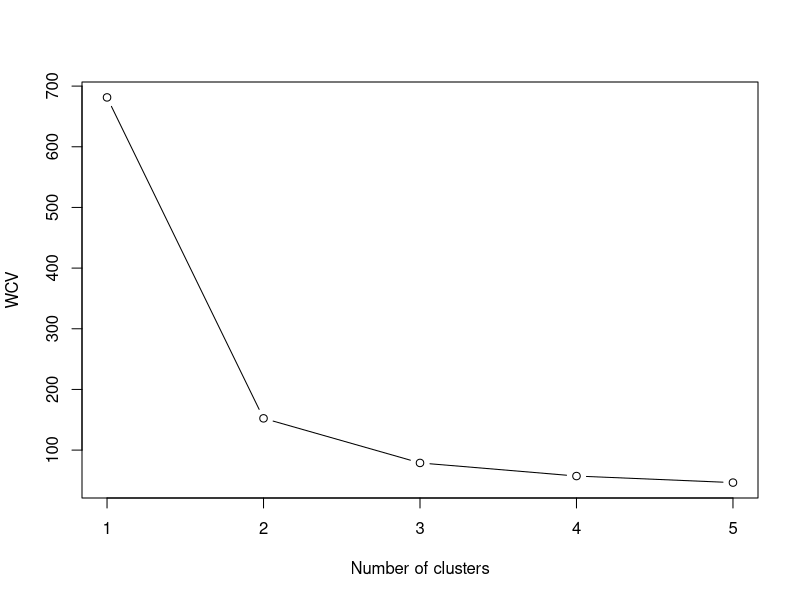
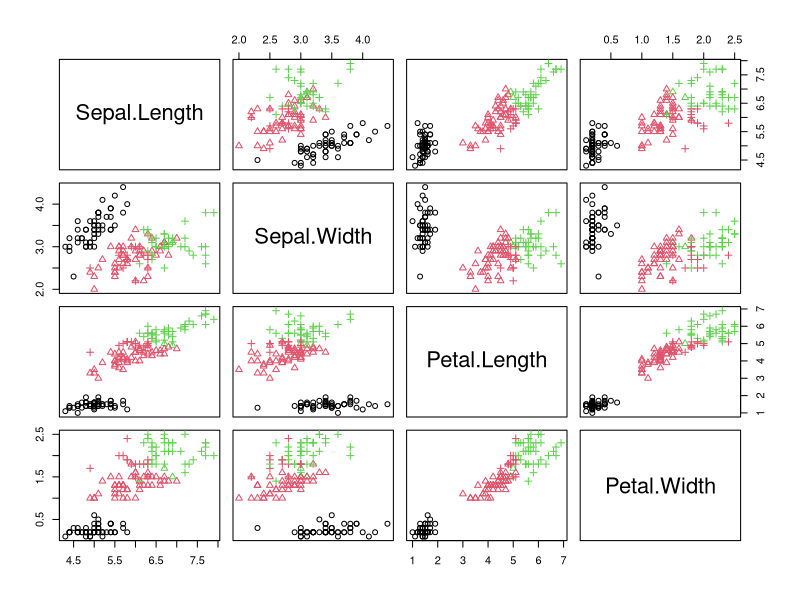
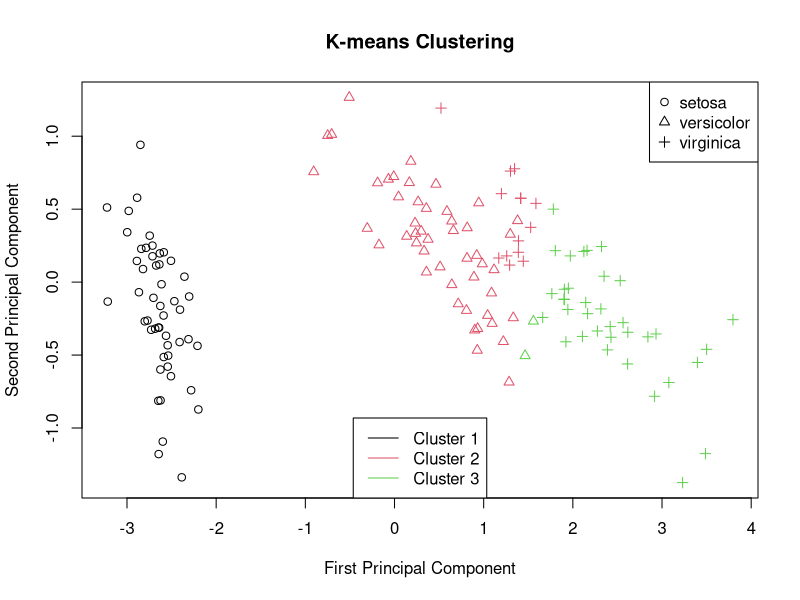
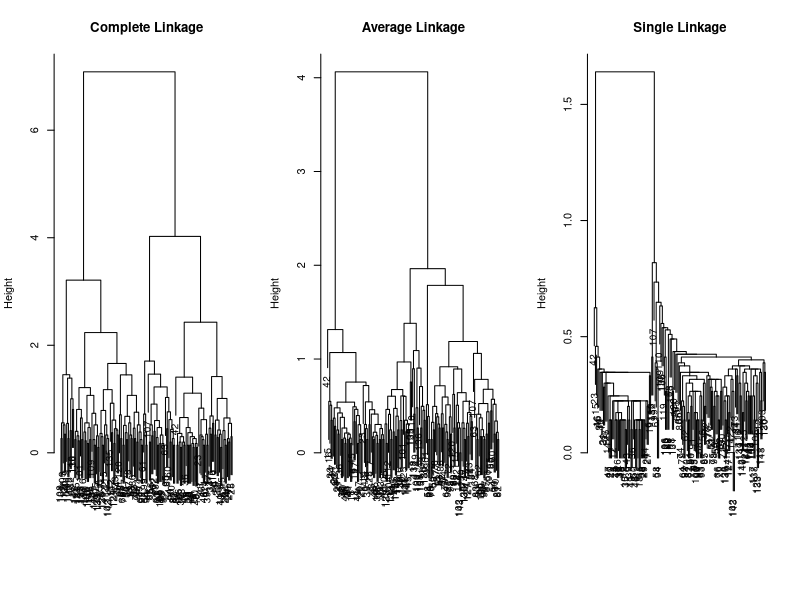

Generate these figures, in order, with R:
## ---- chunk 1
knitr::opts_chunk$set(echo = TRUE)
## ---- chunk 2
data = iris
data$Species = NULL
head(data)
## ---- chunk 3
k <- 5
WCV <- rep(NA, k)  #within-cluster variation
for (i in 1:k) {
  k_means_out <- kmeans(data, centers = i, nstart = 20)
  WCV[i] <- k_means_out$tot.withinss
}
plot(WCV, xlab = "Number of clusters", type = "b")
## ---- chunk 4
# Perform K-means with K = 3
set.seed(123)
k_best <- 3
k_means_out <- kmeans(data, centers = k_best, nstart = 20)
plot(as.data.frame(data), col = k_means_out$cluster, pch = as.numeric(as.factor(iris$Species)))
## ---- chunk 5
pca_out <- prcomp(data)
PC1 <- pca_out$x[, 1]
PC2 <- pca_out$x[, 2]
plot(PC1, PC2, col = k_means_out$cluster, pch = as.numeric(as.factor(iris$Species)),
  main = "K-means Clustering", xlab = "First Principal Component", ylab = "Second Principal Component")

legend("topright", legend = levels(as.factor(iris$Species)), pch = 1:3)
legend("bottom", legend = c("Cluster 1", "Cluster 2", "Cluster 3"), col = 1:3, lty = 1)
## ---- chunk 6
Best_Confusion_Matrix <- function(Confusion_Matrix) {
  # Computes the best confusion matrix by permuting the rows
  library(combinat)
  x <- as.matrix(Confusion_Matrix)
  n <- sum(x)  # sample size
  p <- nrow(x)  # number of features
  if (ncol(x) != p)
    stop("x must be a square matrix.")

  perm_vec <- permn(1:p)  # all permutations of 1:p
  p_fact <- length(perm_vec)  # p factorial
  accuracy_val <- rep(NA, p_fact)

  # checking
  for (i in 1:p_fact) accuracy_val[i] <- sum(diag(x[perm_vec[[i]], ]))/n

  best_accuracy_index <- which.max(accuracy_val)
  best_accuracy_val <- accuracy_val[best_accuracy_index]
  best_Conf_Mat <- x[perm_vec[[best_accuracy_index]], ]

  return(list(x = best_Conf_Mat, val = best_accuracy_val))
}
## ---- chunk 7
confusioin_mat <- table(k_means_out$cluster, iris$Species)
Best_Confusion_Matrix(confusioin_mat)
## ---- chunk 8
cluster_complete <- hclust(dist(data), method = "complete")
cluster_average <- hclust(dist(data), method = "average")
cluster_single <- hclust(dist(data), method = "single")

par(mfrow = c(1, 3))
plot(cluster_complete, main = "Complete Linkage", xlab = "", sub = "", cex = 0.9)
plot(cluster_average, main = "Average Linkage", xlab = "", sub = "", cex = 0.9)
plot(cluster_single, main = "Single Linkage", xlab = "", sub = "", cex = 0.9)
